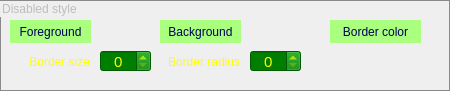
   <widget class="QGroupBox" name="grp_style_dis">
    <property name="geometry">
     <rect>
      <x>10</x>
      <y>360</y>
      <width>450</width>
      <height>91</height>
     </rect>
    </property>
    <property name="styleSheet">
     <string notr="true">QGroupBox {color: rgb(189, 189, 189); border: 1px solid rgb(138, 138, 138);}</string>
    </property>
    <property name="title">
     <string>Disabled style</string>
    </property>
    <widget class="QPushButton" name="btn_style_dis_fg">
     <property name="geometry">
      <rect>
       <x>10</x>
       <y>20</y>
       <width>81</width>
       <height>23</height>
      </rect>
     </property>
     <property name="cursor">
      <cursorShape>PointingHandCursor</cursorShape>
     </property>
     <property name="styleSheet">
      <string notr="true">QPushButton {color: rgb(0, 0, 83); background-color: rgb(170, 255, 127); border-radius: 15px;}
QPushButton:hover {background-color: qlineargradient(spread:pad, x1:0, y1:0.00568182, x2:0.98, y2:0.982955, stop:0 rgb(0, 67, 0), stop:1 rgb(0, 161, 0)); color: rgb(255, 255, 0)}
</string>
     </property>
     <property name="text">
      <string>Foreground</string>
     </property>
     <property name="autoDefault">
      <bool>false</bool>
     </property>
    </widget>
    <widget class="QLabel" name="lbl_style_dis_fg">
     <property name="geometry">
      <rect>
       <x>100</x>
       <y>20</y>
       <width>45</width>
       <height>23</height>
      </rect>
     </property>
     <property name="contextMenuPolicy">
      <enum>Qt::NoContextMenu</enum>
     </property>
     <property name="text">
      <string/>
     </property>
     <property name="alignment">
      <set>Qt::AlignCenter</set>
     </property>
     <property name="textInteractionFlags">
      <set>Qt::LinksAccessibleByMouse|Qt::TextSelectableByMouse</set>
     </property>
    </widget>
    <widget class="QLabel" name="lbl_style_dis_bg">
     <property name="geometry">
      <rect>
       <x>250</x>
       <y>20</y>
       <width>45</width>
       <height>23</height>
      </rect>
     </property>
     <property name="contextMenuPolicy">
      <enum>Qt::NoContextMenu</enum>
     </property>
     <property name="text">
      <string/>
     </property>
     <property name="alignment">
      <set>Qt::AlignCenter</set>
     </property>
     <property name="textInteractionFlags">
      <set>Qt::LinksAccessibleByMouse|Qt::TextSelectableByMouse</set>
     </property>
    </widget>
    <widget class="QPushButton" name="btn_style_dis_bg">
     <property name="geometry">
      <rect>
       <x>160</x>
       <y>20</y>
       <width>81</width>
       <height>23</height>
      </rect>
     </property>
     <property name="cursor">
      <cursorShape>PointingHandCursor</cursorShape>
     </property>
     <property name="styleSheet">
      <string notr="true">QPushButton {color: rgb(0, 0, 83); background-color: rgb(170, 255, 127); border-radius: 15px;}
QPushButton:hover {background-color: qlineargradient(spread:pad, x1:0, y1:0.00568182, x2:0.98, y2:0.982955, stop:0 rgb(0, 67, 0), stop:1 rgb(0, 161, 0)); color: rgb(255, 255, 0)}
</string>
     </property>
     <property name="text">
      <string>Background</string>
     </property>
     <property name="autoDefault">
      <bool>false</bool>
     </property>
    </widget>
    <widget class="QSpinBox" name="spin_style_dis_border_size">
     <property name="geometry">
      <rect>
       <x>100</x>
       <y>50</y>
       <width>51</width>
       <height>22</height>
      </rect>
     </property>
     <property name="font">
      <font>
       <pointsize>11</pointsize>
      </font>
     </property>
     <property name="styleSheet">
      <string notr="true">QSpinBox {background-color: rgb(0, 126, 0); color: rgb(255, 255, 0);} QSpinBox:hover {background-color: rgb(0, 163, 0);}</string>
     </property>
     <property name="alignment">
      <set>Qt::AlignCenter</set>
     </property>
    </widget>
    <widget class="QSpinBox" name="spin_style_dis_border_radius">
     <property name="geometry">
      <rect>
       <x>250</x>
       <y>50</y>
       <width>51</width>
       <height>22</height>
      </rect>
     </property>
     <property name="font">
      <font>
       <pointsize>11</pointsize>
      </font>
     </property>
     <property name="styleSheet">
      <string notr="true">QSpinBox {background-color: rgb(0, 126, 0); color: rgb(255, 255, 0);} QSpinBox:hover {background-color: rgb(0, 163, 0);}</string>
     </property>
     <property name="alignment">
      <set>Qt::AlignCenter</set>
     </property>
     <property name="buttonSymbols">
      <enum>QAbstractSpinBox::UpDownArrows</enum>
     </property>
    </widget>
    <widget class="QLabel" name="lbl_style_dis_border_size">
     <property name="geometry">
      <rect>
       <x>9</x>
       <y>50</y>
       <width>81</width>
       <height>23</height>
      </rect>
     </property>
     <property name="styleSheet">
      <string notr="true">color: rgb(255, 255, 0);</string>
     </property>
     <property name="text">
      <string>Border size</string>
     </property>
     <property name="alignment">
      <set>Qt::AlignRight|Qt::AlignTrailing|Qt::AlignVCenter</set>
     </property>
    </widget>
    <widget class="QLabel" name="lbl_style_dis_border_radius">
     <property name="geometry">
      <rect>
       <x>159</x>
       <y>50</y>
       <width>81</width>
       <height>23</height>
      </rect>
     </property>
     <property name="styleSheet">
      <string notr="true">color: rgb(255, 255, 0);</string>
     </property>
     <property name="text">
      <string>Border radius</string>
     </property>
     <property name="alignment">
      <set>Qt::AlignRight|Qt::AlignTrailing|Qt::AlignVCenter</set>
     </property>
    </widget>
    <widget class="QPushButton" name="btn_style_dis_border_color">
     <property name="geometry">
      <rect>
       <x>330</x>
       <y>20</y>
       <width>91</width>
       <height>23</height>
      </rect>
     </property>
     <property name="cursor">
      <cursorShape>PointingHandCursor</cursorShape>
     </property>
     <property name="styleSheet">
      <string notr="true">QPushButton {color: rgb(0, 0, 83); background-color: rgb(170, 255, 127); border-radius: 15px;}
QPushButton:hover {background-color: qlineargradient(spread:pad, x1:0, y1:0.00568182, x2:0.98, y2:0.982955, stop:0 rgb(0, 67, 0), stop:1 rgb(0, 161, 0)); color: rgb(255, 255, 0)}
</string>
     </property>
     <property name="text">
      <string>Border color</string>
     </property>
     <property name="autoDefault">
      <bool>false</bool>
     </property>
    </widget>
    <widget class="QLabel" name="lbl_style_dis_border_color">
     <property name="geometry">
      <rect>
       <x>350</x>
       <y>50</y>
       <width>51</width>
       <height>23</height>
      </rect>
     </property>
     <property name="contextMenuPolicy">
      <enum>Qt::NoContextMenu</enum>
     </property>
     <property name="text">
      <string/>
     </property>
     <property name="alignment">
      <set>Qt::AlignCenter</set>
     </property>
     <property name="textInteractionFlags">
      <set>Qt::LinksAccessibleByMouse|Qt::TextSelectableByMouse</set>
     </property>
    </widget>
   </widget>
